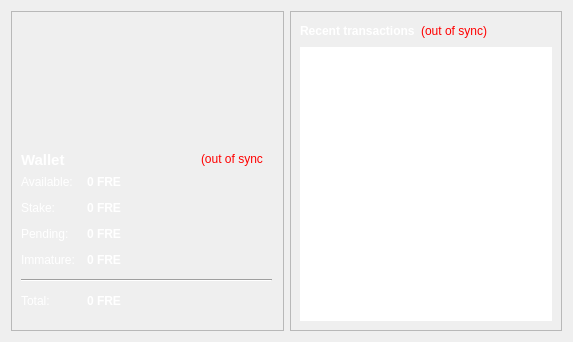
<?xml version="1.0" encoding="UTF-8"?>
<ui version="4.0">
 <class>OverviewPage</class>
 <widget class="QWidget" name="OverviewPage">
  <property name="geometry">
   <rect>
    <x>0</x>
    <y>0</y>
    <width>573</width>
    <height>342</height>
   </rect>
  </property>
  <property name="windowTitle">
   <string>Form</string>
  </property>
  <property name="styleSheet">
   <string notr="true">color: rgb(255, 255, 255);</string>
  </property>
  <layout class="QHBoxLayout" name="horizontalLayout" stretch="1,1">
   <item>
    <layout class="QVBoxLayout" name="verticalLayout_2">
     <item>
      <widget class="QFrame" name="frame">
       <property name="frameShape">
        <enum>QFrame::StyledPanel</enum>
       </property>
       <property name="frameShadow">
        <enum>QFrame::Raised</enum>
       </property>
       <widget class="QWidget" name="layoutWidget">
        <property name="geometry">
         <rect>
          <x>10</x>
          <y>164</y>
          <width>251</width>
          <height>213</height>
         </rect>
        </property>
        <layout class="QFormLayout" name="formLayout_2">
         <property name="fieldGrowthPolicy">
          <enum>QFormLayout::AllNonFixedFieldsGrow</enum>
         </property>
         <property name="horizontalSpacing">
          <number>12</number>
         </property>
         <property name="verticalSpacing">
          <number>12</number>
         </property>
         <item row="0" column="0">
          <widget class="QLabel" name="label">
           <property name="text">
            <string>Available:</string>
           </property>
          </widget>
         </item>
         <item row="0" column="1">
          <widget class="QLabel" name="labelBalance">
           <property name="font">
            <font>
             <weight>75</weight>
             <bold>true</bold>
            </font>
           </property>
           <property name="cursor">
            <cursorShape>IBeamCursor</cursorShape>
           </property>
           <property name="toolTip">
            <string>Your current spendable balance</string>
           </property>
           <property name="text">
            <string notr="true">0 FRE</string>
           </property>
           <property name="textInteractionFlags">
            <set>Qt::LinksAccessibleByMouse|Qt::TextSelectableByKeyboard|Qt::TextSelectableByMouse</set>
           </property>
          </widget>
         </item>
         <item row="2" column="0">
          <widget class="QLabel" name="label_6">
           <property name="text">
            <string>Stake:</string>
           </property>
          </widget>
         </item>
         <item row="2" column="1">
          <widget class="QLabel" name="labelStake">
           <property name="font">
            <font>
             <weight>75</weight>
             <bold>true</bold>
            </font>
           </property>
           <property name="cursor">
            <cursorShape>IBeamCursor</cursorShape>
           </property>
           <property name="toolTip">
            <string>Total of coins that was staked, and do not yet count toward the current balance</string>
           </property>
           <property name="text">
            <string notr="true">0 FRE</string>
           </property>
           <property name="textInteractionFlags">
            <set>Qt::LinksAccessibleByMouse|Qt::TextSelectableByKeyboard|Qt::TextSelectableByMouse</set>
           </property>
          </widget>
         </item>
         <item row="3" column="0">
          <widget class="QLabel" name="label_3">
           <property name="text">
            <string>Pending:</string>
           </property>
          </widget>
         </item>
         <item row="3" column="1">
          <widget class="QLabel" name="labelUnconfirmed">
           <property name="font">
            <font>
             <weight>75</weight>
             <bold>true</bold>
            </font>
           </property>
           <property name="cursor">
            <cursorShape>IBeamCursor</cursorShape>
           </property>
           <property name="toolTip">
            <string>Total of transactions that have yet to be confirmed, and do not yet count toward the current balance</string>
           </property>
           <property name="text">
            <string notr="true">0 FRE</string>
           </property>
           <property name="textInteractionFlags">
            <set>Qt::LinksAccessibleByMouse|Qt::TextSelectableByKeyboard|Qt::TextSelectableByMouse</set>
           </property>
          </widget>
         </item>
         <item row="4" column="0">
          <widget class="QLabel" name="labelImmatureText">
           <property name="text">
            <string>Immature:</string>
           </property>
          </widget>
         </item>
         <item row="4" column="1">
          <widget class="QLabel" name="labelImmature">
           <property name="font">
            <font>
             <weight>75</weight>
             <bold>true</bold>
            </font>
           </property>
           <property name="toolTip">
            <string>Mined balance that has not yet matured</string>
           </property>
           <property name="text">
            <string notr="true">0 FRE</string>
           </property>
           <property name="textInteractionFlags">
            <set>Qt::LinksAccessibleByMouse|Qt::TextSelectableByKeyboard|Qt::TextSelectableByMouse</set>
           </property>
          </widget>
         </item>
         <item row="5" column="0" colspan="2">
          <widget class="Line" name="line">
           <property name="orientation">
            <enum>Qt::Horizontal</enum>
           </property>
          </widget>
         </item>
         <item row="6" column="0">
          <widget class="QLabel" name="labelTotalText">
           <property name="text">
            <string>Total:</string>
           </property>
          </widget>
         </item>
         <item row="6" column="1">
          <widget class="QLabel" name="labelTotal">
           <property name="font">
            <font>
             <weight>75</weight>
             <bold>true</bold>
            </font>
           </property>
           <property name="cursor">
            <cursorShape>IBeamCursor</cursorShape>
           </property>
           <property name="toolTip">
            <string>Your current total balance</string>
           </property>
           <property name="text">
            <string notr="true">0 FRE</string>
           </property>
           <property name="textInteractionFlags">
            <set>Qt::LinksAccessibleByMouse|Qt::TextSelectableByKeyboard|Qt::TextSelectableByMouse</set>
           </property>
          </widget>
         </item>
        </layout>
       </widget>
       <widget class="QLabel" name="label_5">
        <property name="geometry">
         <rect>
          <x>10</x>
          <y>140</y>
          <width>49</width>
          <height>18</height>
         </rect>
        </property>
        <property name="font">
         <font>
          <pointsize>11</pointsize>
          <weight>75</weight>
          <bold>true</bold>
         </font>
        </property>
        <property name="text">
         <string>Wallet</string>
        </property>
       </widget>
       <widget class="QLabel" name="labelWalletStatus">
        <property name="geometry">
         <rect>
          <x>190</x>
          <y>140</y>
          <width>62</width>
          <height>16</height>
         </rect>
        </property>
        <property name="toolTip">
         <string>The displayed information may be out of date. Your wallet automatically synchronizes with the FreeCoin network after a connection is established, but this process has not completed yet.</string>
        </property>
        <property name="styleSheet">
         <string notr="true">QLabel { color: red; }</string>
        </property>
        <property name="text">
         <string notr="true">(out of sync)</string>
        </property>
        <property name="alignment">
         <set>Qt::AlignLeading|Qt::AlignLeft|Qt::AlignVCenter</set>
        </property>
       </widget>
      </widget>
     </item>
    </layout>
   </item>
   <item>
    <layout class="QVBoxLayout" name="verticalLayout_3">
     <item>
      <widget class="QFrame" name="frame_2">
       <property name="frameShape">
        <enum>QFrame::StyledPanel</enum>
       </property>
       <property name="frameShadow">
        <enum>QFrame::Raised</enum>
       </property>
       <layout class="QVBoxLayout" name="verticalLayout">
        <item>
         <layout class="QHBoxLayout" name="horizontalLayout_2">
          <item>
           <widget class="QLabel" name="label_4">
            <property name="styleSheet">
             <string notr="true">color: rgb(255, 255, 255);</string>
            </property>
            <property name="text">
             <string>&lt;b&gt;Recent transactions&lt;/b&gt;</string>
            </property>
           </widget>
          </item>
          <item>
           <widget class="QLabel" name="labelTransactionsStatus">
            <property name="toolTip">
             <string>The displayed information may be out of date. Your wallet automatically synchronizes with the FreeCoin network after a connection is established, but this process has not completed yet.</string>
            </property>
            <property name="styleSheet">
             <string notr="true">QLabel { color: red; }</string>
            </property>
            <property name="text">
             <string notr="true">(out of sync)</string>
            </property>
            <property name="alignment">
             <set>Qt::AlignRight|Qt::AlignTrailing|Qt::AlignVCenter</set>
            </property>
           </widget>
          </item>
          <item>
           <spacer name="horizontalSpacer">
            <property name="orientation">
             <enum>Qt::Horizontal</enum>
            </property>
            <property name="sizeHint" stdset="0">
             <size>
              <width>40</width>
              <height>20</height>
             </size>
            </property>
           </spacer>
          </item>
         </layout>
        </item>
        <item>
         <widget class="QListView" name="listTransactions">
          <property name="styleSheet">
           <string notr="true">QListView { background: transparent; }
color: rgb(255, 255, 255);</string>
          </property>
          <property name="frameShape">
           <enum>QFrame::NoFrame</enum>
          </property>
          <property name="verticalScrollBarPolicy">
           <enum>Qt::ScrollBarAlwaysOff</enum>
          </property>
          <property name="horizontalScrollBarPolicy">
           <enum>Qt::ScrollBarAlwaysOff</enum>
          </property>
          <property name="selectionMode">
           <enum>QAbstractItemView::NoSelection</enum>
          </property>
         </widget>
        </item>
       </layout>
      </widget>
     </item>
    </layout>
   </item>
  </layout>
 </widget>
 <resources>
  <include location="../bitcoin.qrc"/>
 </resources>
 <connections/>
</ui>
